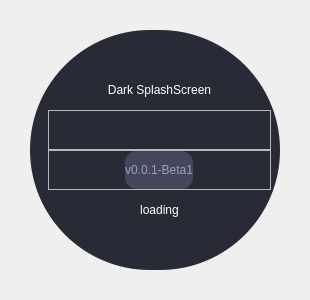
<?xml version="1.0" encoding="UTF-8"?>
<ui version="4.0">
 <class>splashScreen</class>
 <widget class="QMainWindow" name="splashScreen">
  <property name="geometry">
   <rect>
    <x>0</x>
    <y>0</y>
    <width>310</width>
    <height>300</height>
   </rect>
  </property>
  <property name="windowTitle">
   <string>Loading App</string>
  </property>
  <property name="styleSheet">
   <string notr="true">#circle_bg{
  background-color: #282a36;
  color: #f8f8f2;
  border-radius: 120px;
  font: 11pt &quot;Cascadia Mono PL&quot;;
}
#texts{
  background-color: none;
  color: #f8f8f2;
  border-radius: 120px;
  font: 11pt &quot;Cascadia Mono PL&quot;;
}
#version_lbl{
  border-radius: 12px;
  color: rgb(151, 159, 200);
  background-color: rgb(68,71,90);
}
QLabel{
	color: rgb(255, 255, 255);
}</string>
  </property>
  <widget class="QWidget" name="centralwidget">
   <layout class="QVBoxLayout" name="verticalLayout">
    <property name="spacing">
     <number>0</number>
    </property>
    <property name="leftMargin">
     <number>10</number>
    </property>
    <property name="topMargin">
     <number>10</number>
    </property>
    <property name="rightMargin">
     <number>10</number>
    </property>
    <property name="bottomMargin">
     <number>10</number>
    </property>
    <item>
     <widget class="QFrame" name="container">
      <property name="frameShape">
       <enum>QFrame::NoFrame</enum>
      </property>
      <property name="frameShadow">
       <enum>QFrame::Raised</enum>
      </property>
      <layout class="QGridLayout" name="gridLayout">
       <property name="leftMargin">
        <number>20</number>
       </property>
       <property name="topMargin">
        <number>20</number>
       </property>
       <property name="rightMargin">
        <number>20</number>
       </property>
       <property name="bottomMargin">
        <number>20</number>
       </property>
       <property name="spacing">
        <number>0</number>
       </property>
       <item row="0" column="0">
        <widget class="QFrame" name="circle_bg">
         <property name="frameShape">
          <enum>QFrame::NoFrame</enum>
         </property>
         <property name="frameShadow">
          <enum>QFrame::Raised</enum>
         </property>
         <layout class="QVBoxLayout" name="verticalLayout_2">
          <item>
           <widget class="QFrame" name="texts">
            <property name="maximumSize">
             <size>
              <width>16777215</width>
              <height>160</height>
             </size>
            </property>
            <property name="frameShape">
             <enum>QFrame::StyledPanel</enum>
            </property>
            <property name="frameShadow">
             <enum>QFrame::Raised</enum>
            </property>
            <layout class="QVBoxLayout" name="verticalLayout_4">
             <property name="spacing">
              <number>0</number>
             </property>
             <property name="topMargin">
              <number>0</number>
             </property>
             <property name="rightMargin">
              <number>0</number>
             </property>
             <property name="bottomMargin">
              <number>0</number>
             </property>
             <item>
              <layout class="QGridLayout" name="gridLayout_2">
               <property name="spacing">
                <number>0</number>
               </property>
               <item row="0" column="0">
                <widget class="QLabel" name="label">
                 <property name="text">
                  <string>Dark SplashScreen</string>
                 </property>
                 <property name="alignment">
                  <set>Qt::AlignCenter</set>
                 </property>
                </widget>
               </item>
               <item row="3" column="0">
                <widget class="QLabel" name="label_2">
                 <property name="styleSheet">
                  <string notr="true">color: rgb(255, 255, 255);</string>
                 </property>
                 <property name="text">
                  <string>loading</string>
                 </property>
                 <property name="alignment">
                  <set>Qt::AlignCenter</set>
                 </property>
                </widget>
               </item>
               <item row="1" column="0">
                <widget class="QFrame" name="frame">
                 <property name="minimumSize">
                  <size>
                   <width>0</width>
                   <height>39</height>
                  </size>
                 </property>
                 <property name="frameShape">
                  <enum>QFrame::StyledPanel</enum>
                 </property>
                 <property name="frameShadow">
                  <enum>QFrame::Raised</enum>
                 </property>
                </widget>
               </item>
               <item row="2" column="0">
                <widget class="QFrame" name="frame_2">
                 <property name="frameShape">
                  <enum>QFrame::StyledPanel</enum>
                 </property>
                 <property name="frameShadow">
                  <enum>QFrame::Raised</enum>
                 </property>
                 <property name="lineWidth">
                  <number>0</number>
                 </property>
                 <layout class="QVBoxLayout" name="verticalLayout_3">
                  <property name="spacing">
                   <number>0</number>
                  </property>
                  <property name="leftMargin">
                   <number>0</number>
                  </property>
                  <property name="topMargin">
                   <number>0</number>
                  </property>
                  <property name="rightMargin">
                   <number>0</number>
                  </property>
                  <property name="bottomMargin">
                   <number>0</number>
                  </property>
                  <item alignment="Qt::AlignHCenter">
                   <widget class="QLabel" name="version_lbl">
                    <property name="text">
                     <string>v0.0.1-Beta1</string>
                    </property>
                    <property name="alignment">
                     <set>Qt::AlignCenter</set>
                    </property>
                   </widget>
                  </item>
                 </layout>
                </widget>
               </item>
              </layout>
             </item>
            </layout>
           </widget>
          </item>
         </layout>
        </widget>
       </item>
      </layout>
     </widget>
    </item>
   </layout>
  </widget>
 </widget>
 <resources/>
 <connections/>
</ui>
